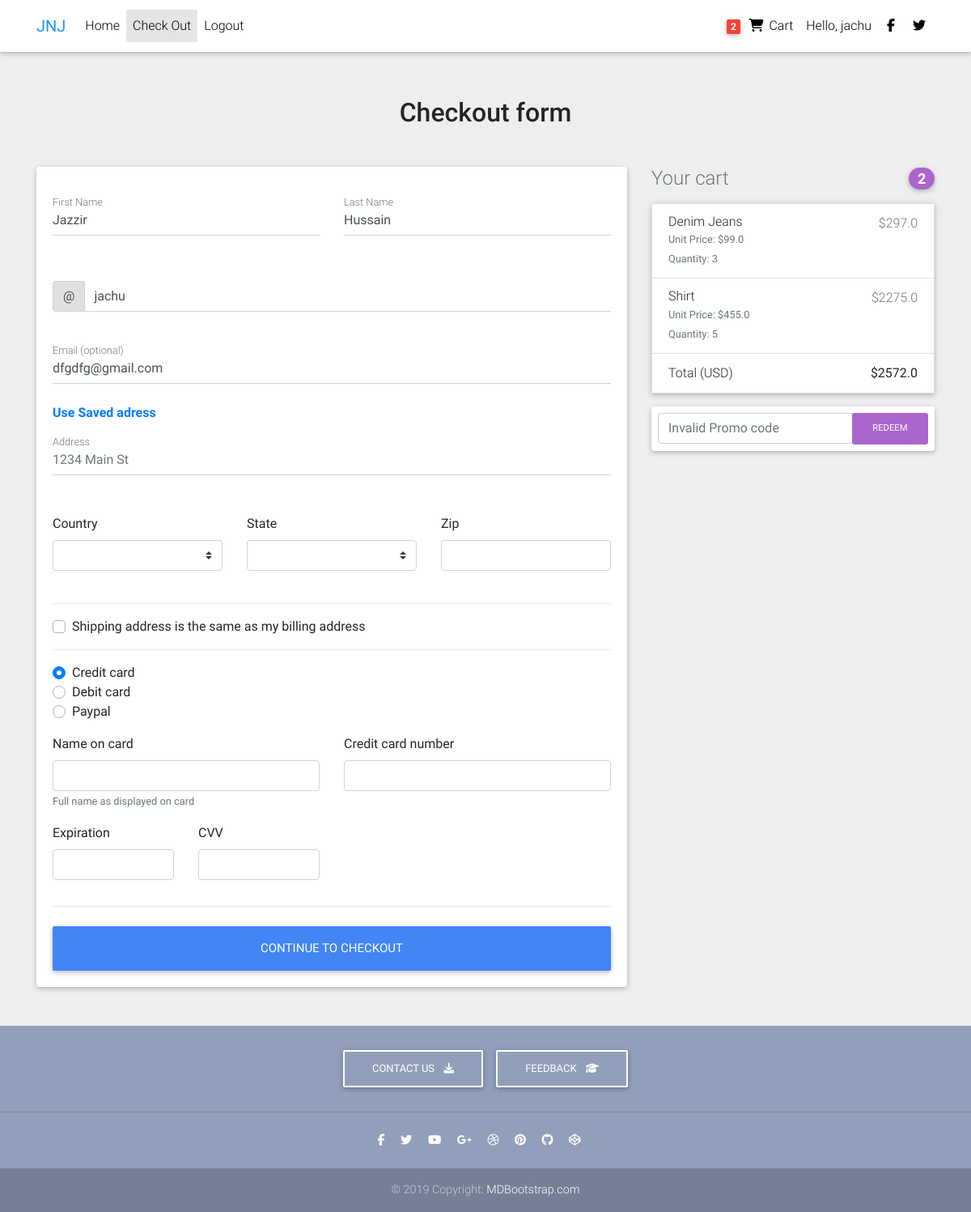
Screenshot of /chck_out/ (signed in) with the database file from the repository.
### core/models.py (models this page shows, shortened)
class OrderItem(models.Model):
    user = models.ForeignKey(User, on_delete=models.CASCADE)
    citem = models.ForeignKey(Item, on_delete=models.CASCADE)
    quant = models.IntegerField()

class Item(models.Model):
    tittle = models.CharField(max_length=20)
    price = models.FloatField()
    disc_price = models.FloatField(blank=True, null=True)
    category = models.ForeignKey(Filters, on_delete=models.CASCADE)
    label = models.CharField(choices=LABEL_CHOICES, max_length=2, blank=True, null=True)
    slug = models.SlugField(unique=True)
    desc = models.TextField()
    img = models.ImageField(upload_to='itemimage')

### core/views.py (the view)
# urls.py: path('chck_out/', chck_out, name='chck_out'),
def chck_out(request):
    if request.user.is_authenticated:
        user = request.user
        usr_id = user.id
        user_profile = ProfileOther.objects.filter(user_id=usr_id).first()
        if user_profile:
            dflt_adrs_id = user_profile.default_adres
            dflt_adrs = Profile.objects.filter(id=dflt_adrs_id).first()
            dflt_bool = True
        if request.method == 'POST':
            if 'redeem' in request.POST:
                code = request.POST['code']
                if PromoCode.objects.filter(name=code):
                    disc = PromoCode.objects.get(name=code).disc
                    code = PromoCode.objects.get(name=code).name
                    items = OrderItem.objects.filter(user_id=usr_id)
                    count = OrderItem.objects.filter(user_id=usr_id).count()
                    total = 0
                    for item in  items:
                        if item.citem.disc_price:
                            item_total = item.citem.disc_price * item.quant
                            total += item_total
                        else:
                            item_total = item.citem.price * item.quant
                            total += item_total
                    total -= disc
                    if user_profile:
                        return render(request, 'checkout-page.html',{'items':items, 'code':code, 'count':count,'total':total,'disc':disc, 'applied':True, 'vanish':True, 'user':user,'dflt_adrs':dflt_adrs})
                    else:
                        return render(request, 'checkout-page.html',{'items':items, 'code':code, 'count':count,'total':total,'disc':disc, 'applied':True, 'vanish':True, 'user':user})
                else:
                    user = request.user
                    items = OrderItem.objects.filter(user_id=usr_id)
                    count = OrderItem.objects.filter(user_id=usr_id).count()
                    total = 0
                    for item in  items:
                        if item.citem.disc_price:
                            item_total = item.citem.disc_price * item.quant
                            total += item_total
                        else:
                            item_total = item.citem.price * item.quant
                            total += item_total
                    if user_profile:
                        return render(request, 'checkout-page.html',{'items':items, 'count':count,'total':total, 'applied':False,'user':user,'dflt_adrs':dflt_adrs})
                    else:
                       return render(request, 'checkout-page.html',{'items':items, 'count':count,'total':total, 'applied':False,'user':user})
        else:
            user = request.user
            items = OrderItem.objects.filter(user_id=usr_id)
            count = OrderItem.objects.filter(user_id=usr_id).count()
            total = 0
            for item in  items:
                if item.citem.disc_price:
                    item_total = item.citem.disc_price * item.quant
                    total += item_total
                else:
                    item_total = item.citem.price * item.quant
                    total += item_total
            if user_profile:
                return render(request, 'checkout-page.html',{'items':items, 'count':count,'total':total, 'user':user,'dflt_adrs':dflt_adrs})
            else:
                return render(request, 'checkout-page.html',{'items':items, 'count':count,'total':total, 'user':user})
    else:
        return redirect('http://127.0.0.1:8000/accounts/login/')

### templates/checkout-page.html (shortened to what this page needs)
{% extends 'base.html'%}
{% block content%}
{% load mathfilters %}
<body class="grey lighten-3">
  <nav class="navbar fixed-top navbar-expand-lg navbar-light white scrolling-navbar">
    <div class="container">
      <a class="navbar-brand waves-effect" href="http://127.0.0.1:8000/" target="_blank">
        <strong class="blue-text">JNJ</strong>
      </a>
      <div class="collapse navbar-collapse" id="navbarSupportedContent">
        <ul class="navbar-nav mr-auto">
          <li class="nav-item">
            <a class="nav-link waves-effect" href="/">Home
            </a>
          </li>
          <li class="nav-item active">
            <a class="nav-link waves-effect" href="http://127.0.0.1:8000/chck_out/">Check Out</a>
          </li>
          {% if user.is_authenticated %}
          <li class="nav-item">
            <a class="nav-link waves-effect" href="{% url 'account_logout' %}"
              >Logout</a>
          </li>
          {% else %}
            <li class="nav-item">
              <a class="nav-link waves-effect" href="{% url 'account_login' %}"
                >Login</a>
            </li>
          {% endif %}
        </ul>
        <ul class="navbar-nav nav-flex-icons">
          <li class="nav-item">
            <a class="nav-link waves-effect" href="http://127.0.0.1:8000/cart/">
              <span class="badge red z-depth-1 mr-1"> {{count}} </span>
              <i class="fas fa-shopping-cart"></i>
              <span class="clearfix d-none d-sm-inline-block"> Cart </span>
            </a>
          </li>
          {% if user.is_authenticated %}
      <li class="nav-item">
        <a class="nav-link waves-effect" style="text-decoration: none;" href="http://127.0.0.1:8000/profile/">
          <span class="clearfix d-none d-sm-inline-block"> Hello, {{user.username }}</span>
        </a>
      </li>
      {% endif %}
          <li class="nav-item">
            <a href="https://www.facebook.com/mdbootstrap" class="nav-link waves-effect" target="_blank">
              <i class="fab fa-facebook-f"></i>
            </a>
          </li>
          <li class="nav-item">
            <a href="https://twitter.com/MDBootstrap" class="nav-link waves-effect" target="_blank">
              <i class="fab fa-twitter"></i>
            </a>
          </li>
        </ul>
      </div>
    </div>
</nav>
  <main class="mt-5 pt-4">
    <div class="container wow fadeIn">
      <h2 class="my-5 h2 text-center">Checkout form</h2>
      <div class="row">
        <div class="col-md-8 mb-4">
          <div class="card">
            <form class="card-body">
              <div class="row">
                <div class="col-md-6 mb-2">
                  <div class="md-form ">
                    <input type="text" id="firstName" class="form-control" value="{{user.first_name}}">
                    <label for="firstName" class="">First Name</label>
                  </div>
                </div>
                <div class="col-md-6 mb-2">
                  <div class="md-form">
                    <input type="text" id="lastName" class="form-control" value="{{user.last_name}}">
                    <label for="lastName" class="">Last Name</label>
                  </div>
                </div>
              </div>
              <div class="md-form input-group pl-0 mb-5">
                <div class="input-group-prepend">
                  <span class="input-group-text" id="basic-addon1">@</span>
                </div>
                <input type="text" class="form-control py-0" placeholder="Username" aria-describedby="basic-addon1" value="{{user.username}}">
              </div>
              <div class="md-form ">
                <input type="text" id="email" class="form-control" placeholder="youremail@example.com" value="{{user.email}}">
                <label for="email" class="">Email (optional)</label>
              </div>
              <div class="md-form ">
                <a href="http://127.0.0.1:8000/adress/"><strong>Use Saved adress</strong></a>
              </div>
              <div class="md-form mb-5">
                <input type="text" id="address" class="form-control" placeholder="1234 Main St" value="{{dflt_adrs.add}}">
                <label for="address" class="">Address</label>
              </div>
              <div class="row">
                <div class="col-lg-4 col-md-12 mb-4">
                  <label for="country">Country</label>
                  <select class="custom-select d-block w-100" id="country" required>
                    <option value="">{{dflt_adrs.cont}}</option>
                    <option>United States</option>
                  </select>
                </div>
                <div class="col-lg-4 col-md-6 mb-4">
                  <label for="state">State</label>
                  <select class="custom-select d-block w-100" id="state" required>
                    <option value="">{{dflt_adrs.state}}</option>
                    <option>California</option>
                  </select>
                </div>
                <div class="col-lg-4 col-md-6 mb-4">
                  <label for="zip">Zip</label>
                  <input type="text" class="form-control" id="zip" placeholder="" required value="{{dflt_adrs.zip_code}}">
                </div>
              </div>
              <hr>
              <div class="custom-control custom-checkbox">
                <label class="custom-control-label" for="same-address">Shipping address is the same as my billing address</label>
              </div>
              <hr>
              <div class="d-block my-3">
                <div class="custom-control custom-radio">
                  <label class="custom-control-label" for="credit">Credit card</label>
                </div>
                <div class="custom-control custom-radio">
                  <label class="custom-control-label" for="debit">Debit card</label>
                </div>
                <div class="custom-control custom-radio">
                  <label class="custom-control-label" for="paypal">Paypal</label>
                </div>
              </div>
              <div class="row">
                <div class="col-md-6 mb-3">
                  <label for="cc-name">Name on card</label>
                  <input type="text" class="form-control" id="cc-name" placeholder="" required>
                  <small class="text-muted">Full name as displayed on card</small>
                </div>
                <div class="col-md-6 mb-3">
                  <label for="cc-number">Credit card number</label>
                  <input type="text" class="form-control" id="cc-number" placeholder="" required>
                </div>
              </div>
              <div class="row">
                <div class="col-md-3 mb-3">
                  <label for="cc-expiration">Expiration</label>
                  <input type="text" class="form-control" id="cc-expiration" placeholder="" required>
                </div>
                <div class="col-md-3 mb-3">
                  <label for="cc-expiration">CVV</label>
                  <input type="text" class="form-control" id="cc-cvv" placeholder="" required>
                </div>
              </div>
              <hr class="mb-4">
              <button class="btn btn-primary btn-lg btn-block" type="submit">Continue to checkout</button>
            </form>
          </div>
        </div>
        <div class="col-md-4 mb-4">
          <h4 class="d-flex justify-content-between align-items-center mb-3">
            <span class="text-muted">Your cart</span>
            <span class="badge badge-secondary badge-pill">{{count}}</span>
          </h4>
          <ul class="list-group mb-3 z-depth-1">
            {% for item in items%}
            <li class="list-group-item d-flex justify-content-between lh-condensed">
              <div>
                <h6 class="my-0">{{item.citem.tittle}}</h6>
                {% if item.citem.disc_price %}
                  <small class="text-muted">Unit Price: ${{item.citem.disc_price}}</small><br>
                {% else %}
                  <small class="text-muted">Unit Price: ${{item.citem.price}}</small><br>
                {% endif %}
                <small class="text-muted">Quantity: {{item.quant}}</small>
              </div>
              {% if item.citem.disc_price %}
                <span class="text-muted">${{item.citem.disc_price|mul:item.quant}}</span>
              {% else %}
                <span class="text-muted">${{item.citem.price|mul:item.quant}}</span>
              {% endif %}
            </li>
            {% endfor %}
            <li class="list-group-item d-flex justify-content-between">
              <span>Total (USD)</span>
              <strong>${{total}}</strong>
            </li>
          </ul>
          <form class="card p-2" method="POST">
            {% if vanish %}
              <h5 style="text-align: center;">Promo Code limit reached</h5>
            {% else%}
              {% if not applied%}
                <div class="input-group">
                  <input type="text" class="form-control" placeholder="Invalid Promo code" aria-label="Recipient's username" aria-describedby="basic-addon2" name="code">
                  <div class="input-group-append">
                    <input class="btn btn-secondary btn-md waves-effect m-0" type="submit" value="Redeem" name="redeem">
                  </div>
                </div>
              {% endif %}
            {% endif %}
          </form>
        </div>
      </div>
    </div>
  </main>
  <footer class="page-footer text-center font-small mt-4 wow fadeIn">
    <div class="pt-4">
      <a class="btn btn-outline-white" href="/"
        role="button">Contact Us
        <i class="fas fa-download ml-2"></i>
      </a>
      <a class="btn btn-outline-white" href="/" role="button">Feedback
        <i class="fas fa-graduation-cap ml-2"></i>
      </a>
    </div>
    <hr class="my-4">
    <div class="pb-4">
      <a href="https://www.facebook.com/mdbootstrap" target="_blank">
        <i class="fab fa-facebook-f mr-3"></i>
      </a>
      <a href="https://twitter.com/MDBootstrap" target="_blank">
        <i class="fab fa-twitter mr-3"></i>
      </a>
      <a href="https://www.youtube.com/watch?v=7MUISDJ5ZZ4" target="_blank">
        <i class="fab fa-youtube mr-3"></i>
      </a>
      <a href="https://plus.google.com/u/0/b/107863090883699620484" target="_blank">
        <i class="fab fa-google-plus-g mr-3"></i>
      </a>
      <a href="https://dribbble.com/mdbootstrap" target="_blank">
        <i class="fab fa-dribbble mr-3"></i>
      </a>
      <a href="https://pinterest.com/mdbootstrap" target="_blank">
        <i class="fab fa-pinterest mr-3"></i>
      </a>
      <a href="https://github.com/mdbootstrap/bootstrap-material-design" target="_blank">
        <i class="fab fa-github mr-3"></i>
      </a>
      <a href="http://codepen.io/mdbootstrap/" target="_blank">
        <i class="fab fa-codepen mr-3"></i>
      </a>
    </div>
    <div class="footer-copyright py-3">
      © 2019 Copyright:
      <a href="https://mdbootstrap.com/education/bootstrap/" target="_blank"> MDBootstrap.com </a>
    </div>
  </footer>
</body>
{%endblock content%}

### static/css/adress.css (style rules this page uses)
html,body,.main { background-color: #eee; height: 100%; width: 100%; }

### rows the page displays
OrderItem: citem.tittle "Denim Jeans", citem.disc_price "99.0", quant "3", citem.disc_price|mul "297.0"
OrderItem: citem.tittle "Shirt", citem.disc_price "455.0", quant "5", citem.disc_price|mul "2275.0"

### other values shown
{{ count }} "2"
{{ user.username }} "jachu"
{{ total }} "2572.0"
